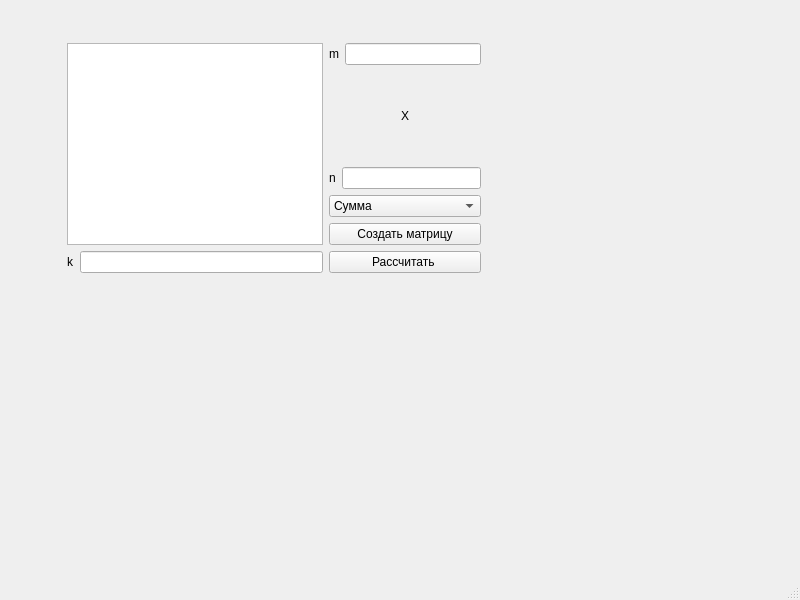
<?xml version="1.0" encoding="UTF-8"?>
<ui version="4.0">
 <class>MainWindow</class>
 <widget class="QMainWindow" name="MainWindow">
  <property name="geometry">
   <rect>
    <x>0</x>
    <y>0</y>
    <width>800</width>
    <height>600</height>
   </rect>
  </property>
  <property name="windowTitle">
   <string>MainWindow</string>
  </property>
  <widget class="QWidget" name="centralwidget">
   <widget class="QWidget" name="">
    <property name="geometry">
     <rect>
      <x>67</x>
      <y>43</y>
      <width>414</width>
      <height>230</height>
     </rect>
    </property>
    <layout class="QHBoxLayout" name="horizontalLayout_4">
     <item>
      <layout class="QVBoxLayout" name="verticalLayout">
       <item>
        <widget class="QTextEdit" name="textEdit">
         <property name="readOnly">
          <bool>true</bool>
         </property>
        </widget>
       </item>
       <item>
        <layout class="QHBoxLayout" name="horizontalLayout_3">
         <item>
          <widget class="QLabel" name="label_4">
           <property name="text">
            <string>k</string>
           </property>
          </widget>
         </item>
         <item>
          <widget class="QLineEdit" name="lineEditK"/>
         </item>
        </layout>
       </item>
      </layout>
     </item>
     <item>
      <layout class="QVBoxLayout" name="verticalLayout_2">
       <item>
        <layout class="QHBoxLayout" name="horizontalLayout">
         <item>
          <widget class="QLabel" name="label">
           <property name="text">
            <string>m</string>
           </property>
          </widget>
         </item>
         <item>
          <widget class="QLineEdit" name="lineEditM"/>
         </item>
        </layout>
       </item>
       <item>
        <widget class="QLabel" name="label_2">
         <property name="layoutDirection">
          <enum>Qt::LayoutDirection::LeftToRight</enum>
         </property>
         <property name="text">
          <string>&lt;html&gt;&lt;head/&gt;&lt;body&gt;&lt;p align=&quot;center&quot;&gt;X&lt;/p&gt;&lt;/body&gt;&lt;/html&gt;</string>
         </property>
        </widget>
       </item>
       <item>
        <layout class="QHBoxLayout" name="horizontalLayout_2">
         <item>
          <widget class="QLabel" name="label_3">
           <property name="text">
            <string>n</string>
           </property>
          </widget>
         </item>
         <item>
          <widget class="QLineEdit" name="lineEditN"/>
         </item>
        </layout>
       </item>
       <item>
        <widget class="QComboBox" name="comboBox">
         <item>
          <property name="text">
           <string>Cумма</string>
          </property>
         </item>
         <item>
          <property name="text">
           <string>Произведение</string>
          </property>
         </item>
        </widget>
       </item>
       <item>
        <widget class="QPushButton" name="btnGenerate">
         <property name="text">
          <string>Создать матрицу</string>
         </property>
        </widget>
       </item>
       <item>
        <widget class="QPushButton" name="btnCalculate">
         <property name="text">
          <string>Рассчитать </string>
         </property>
        </widget>
       </item>
      </layout>
     </item>
    </layout>
   </widget>
  </widget>
  <widget class="QMenuBar" name="menubar">
   <property name="geometry">
    <rect>
     <x>0</x>
     <y>0</y>
     <width>800</width>
     <height>23</height>
    </rect>
   </property>
  </widget>
  <widget class="QStatusBar" name="statusbar"/>
 </widget>
 <resources/>
 <connections/>
</ui>
